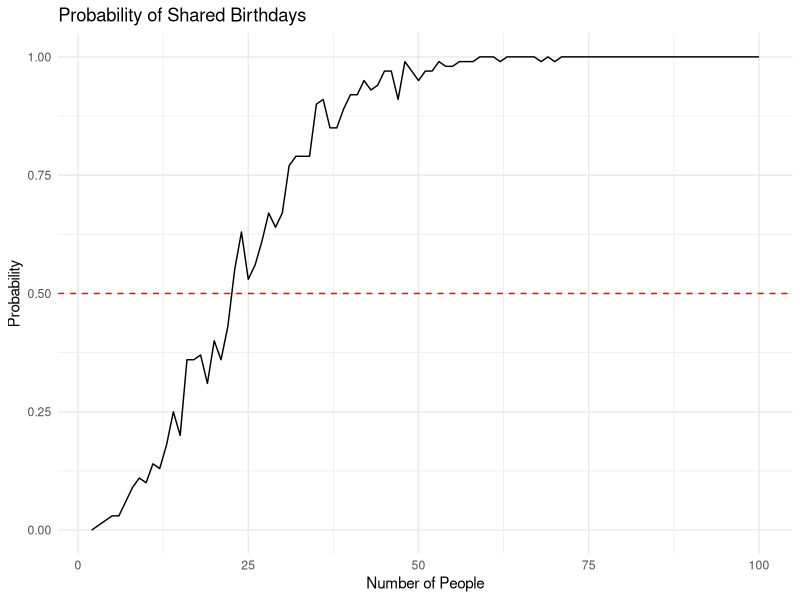
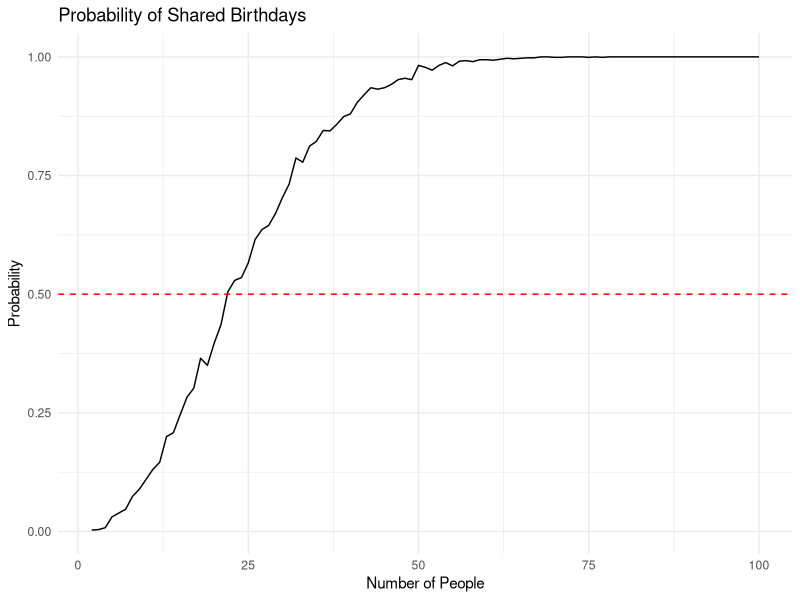
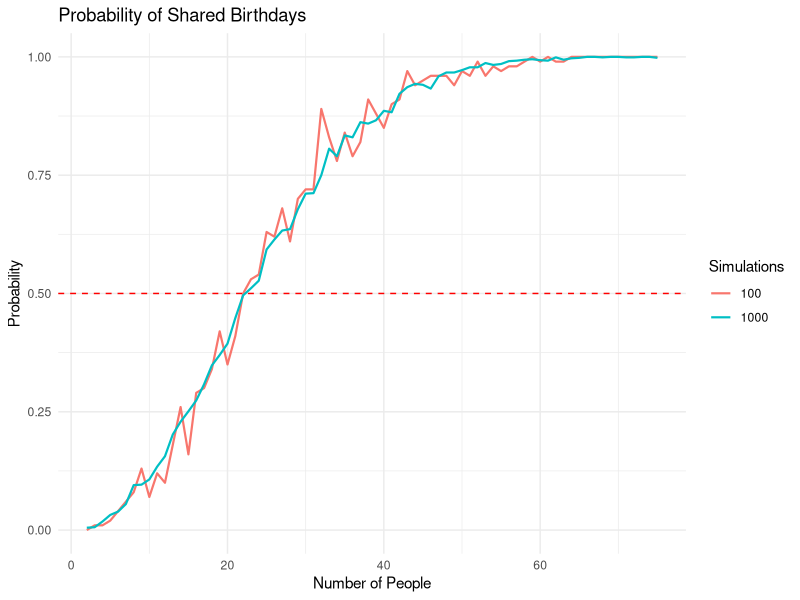

Reproduce these figures in R, in order.
## ---- chunk 1
knitr::opts_chunk$set(warning = FALSE, message = FALSE)

library(ggplot2)

## ---- chunk 2
## Calculating by Hand ##
1 - ((365*364*363*362*361*360*359*358*357*356*355*354*353*352*351)/(365^15))

## Calculating with Simulation ##
set.seed(1234) #For replication
reps <- 100  #Number of times we draw a random sample of 15 people 
people <- 15 #Number of people to randomly draw for birthday calculation
alldays <- 1:365 #Numeric lists of birthdays 
sameday <- 0   #Needed to calculate matching birthday or not 
for (i in 1:reps) { #For loop that samples birthdays with replacement 
     room <- sample(alldays, people, replace = TRUE) 
     if (length(unique(room)) < people){
          sameday <- sameday+1
     }
} 
print(sameday/reps)

## ---- chunk 3
num_simulations <- 100  # Number of simulations i.e. times we will draw random samples of people to test for matching birthdays 

sameday <- 0          # We use this to count if 2 people have same birthday in the simulation

calculate_birthday_prob <- function(num_people) {
  for (i in 1:num_simulations) {
    birthdays <- sample(1:365, num_people, replace = TRUE)  # Generate random birthdays
    if (length(birthdays) != length(unique(birthdays))) {   # Check for shared birthdays
    sameday <- sameday + 1
    }
  }
    probability <- sameday / num_simulations  # Calculate the probability
    return(probability)
}

# Now, we create a vector of people in the group using the 'num_people' line of code. 
num_people <- 2:100 #Here we are saying to use 2, 3, 4, 5, ...., 100 people in the calculation of matching birthdays 

probabilities <- sapply(num_people, calculate_birthday_prob) #This code applies the above numbers to the birthday problem function and saves it as a vector

data <- data.frame(num_people = num_people, probabilities = probabilities) # Changes the vector to a data frame for easier graphing

## ---- chunk 4
# Plot the results using ggplot
ggplot(data, aes(x = num_people, y = probabilities)) +
  geom_line() +
  geom_hline(yintercept = 0.5, linetype = "dashed", color = "red") +
  labs(x = "Number of People", y = "Probability") +
  ggtitle("Probability of Shared Birthdays") +
  theme_minimal()

## ---- chunk 5
num_simulations <- 1000  # Number of simulations i.e. times we will draw random samples of people to test for matching birthdays 

num_success <- 0          # We use this to count if 2 people have same birthday in the simulation

calculate_birthday_prob <- function(num_people) {
  for (i in 1:num_simulations) {
    birthdays <- sample(1:365, num_people, replace = TRUE)  # Generate random birthdays
    if (length(birthdays) != length(unique(birthdays))) {   # Check for shared birthdays
    num_success <- num_success + 1
    }
  }
    probability <- num_success / num_simulations  # Calculate the probability
    return(probability)
}

# Now, we create a vector of people in the group using the 'num_people' line of code. 
num_people <- 2:100 #Here we are saying to use 2, 3, 4, 5, ...., 100 people in the calculation of matching birthdays 

probabilities <- sapply(num_people, calculate_birthday_prob) #This code applies the above numbers to the birthday problem function and saves it as a vector

data <- data.frame(num_people = num_people, probabilities = probabilities) # Changes the vector to a data frame for easier graphing

## ---- chunk 6

# Plot the results using ggplot
ggplot(data, aes(x = num_people, y = probabilities)) +
  geom_line() +
  geom_hline(yintercept = 0.5, linetype = "dashed", color = "red") +
  labs(x = "Number of People", y = "Probability") +
  ggtitle("Probability of Shared Birthdays") +
  theme_minimal()

## ---- chunk 7

calculate_birthday_prob <- function(num_people, num_simulations) {
  for (i in 1:num_simulations) {
    birthdays <- sample(1:365, num_people, replace = TRUE)  # Generate random birthdays
        if (length(birthdays) != length(unique(birthdays))) {   # Check for shared birthdays
      num_success <- num_success + 1
    }
  }
    probability <- num_success / num_simulations  # Calculate the probability
    return(probability)
}

# We set the number of people in the group and  the number of times to draw random groups. We'll do 100, 1000, and 5000 but the more times you simulate the longer it takes to complete. 
num_people <- 2:75

num_simulations <- c(100, 1000)

# Create empty data frame to store results
results <- data.frame()

# Iterate through number of simulations
for (sim in num_simulations) {
  probabilities <- sapply(num_people, calculate_birthday_prob, num_simulations = sim)
  # Append results to data frame
  results <- rbind(results, data.frame(num_people = num_people, probabilities = probabilities, num_simulations = sim))
}

# Plot the results using ggplot
ggplot(results, aes(x = num_people, y = probabilities, color = as.factor(num_simulations))) +
  theme_bw(base_size = 20) + geom_line(linewidth=.75) +
  geom_hline(yintercept = 0.5, linetype = "dashed", color = "red") +
  labs(x = "Number of People", y = "Probability", color = "Simulations") +
  ggtitle("Probability of Shared Birthdays") +
  theme_minimal()

